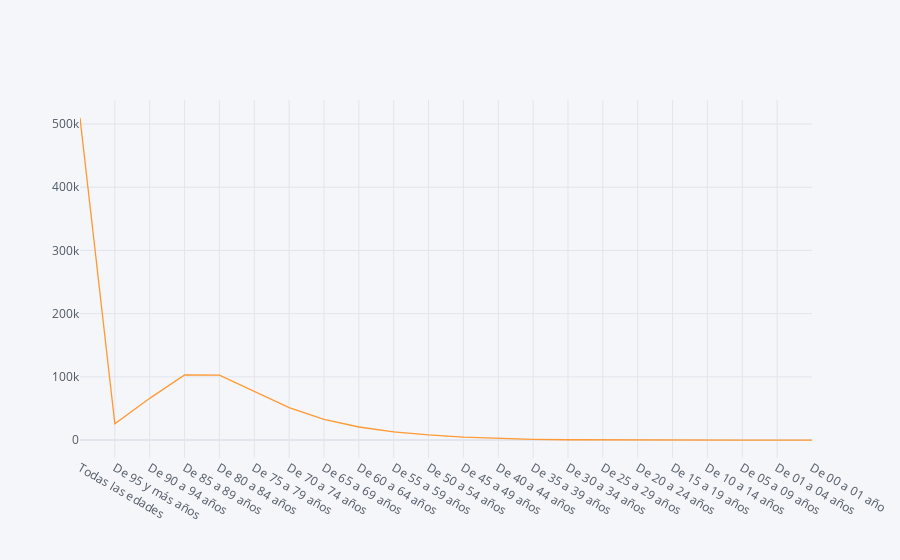

Notebook source saved alongside this figure:
### Code cell
# Cufflinks bar plot
'''
dataset_bar.iplot(kind='bar',
                  x='VARIABLE',
                  xTitle='AXIS TITLE',
                  yTitle='AXIS TITLE',
                  title='VIZ TITLE')
'''
dataset_isquemicas_corazon_edad.iplot(kind='line',
             x= 'Edad',
              y= 'Total')

### Figure 1 — Plotly figure (JSON) as saved in the notebook; plotly's stock layout.template omitted (floating-point values rounded to 4 significant figures)
{"data": [{"line": {"color": "rgba(255, 153, 51, 1.0)", "dash": "solid", "shape": "linear", "width": 1.3}, "mode": "lines", "name": "Total", "text": "", "type": "scatter", "x": ["Todas las edades", "De 95 y más años", "De 90 a 94 años  ", "De 85 a 89 años  ", "De 80 a 84 años  ", "De 75 a 79 años  ", "De 70 a 74 años  ", "De 65 a 69 años", "De 60 a 64 años", "De 55 a 59 años", "De 50 a 54 años", "De 45 a 49 años", "De 40 a 44 años", "De 35 a 39 años", "De 30 a 34 años", "De 25 a 29 años", "De 20 a 24 años", "De 15 a 19 años  ", "De 10 a 14 años  ", "De 05 a 09 años", "De 01 a 04 años", "De 00 a 01 año"], "y": [509696, 25749, 66061, 103168, 102887, 76610, 51233, 32741, 20715, 13075, 8178, 4807, 2402, 1155, 523, 200, 120, 53, 8, 8, 1, 2]}], "layout": {"legend": {"bgcolor": "#F5F6F9", "font": {"color": "#4D5663"}}, "paper_bgcolor": "#F5F6F9", "plot_bgcolor": "#F5F6F9", "title": {"font": {"color": "#4D5663"}}, "xaxis": {"gridcolor": "#E1E5ED", "showgrid": true, "tickfont": {"color": "#4D5663"}, "title": {"font": {"color": "#4D5663"}, "text": ""}, "zerolinecolor": "#E1E5ED"}, "yaxis": {"gridcolor": "#E1E5ED", "showgrid": true, "tickfont": {"color": "#4D5663"}, "title": {"font": {"color": "#4D5663"}, "text": ""}, "zerolinecolor": "#E1E5ED"}}}
